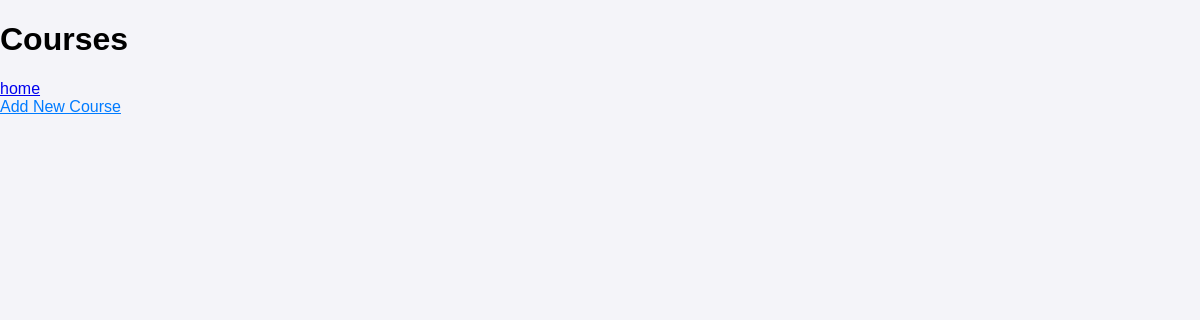
/sudo/course/, run on an earlier commit of the app's database.
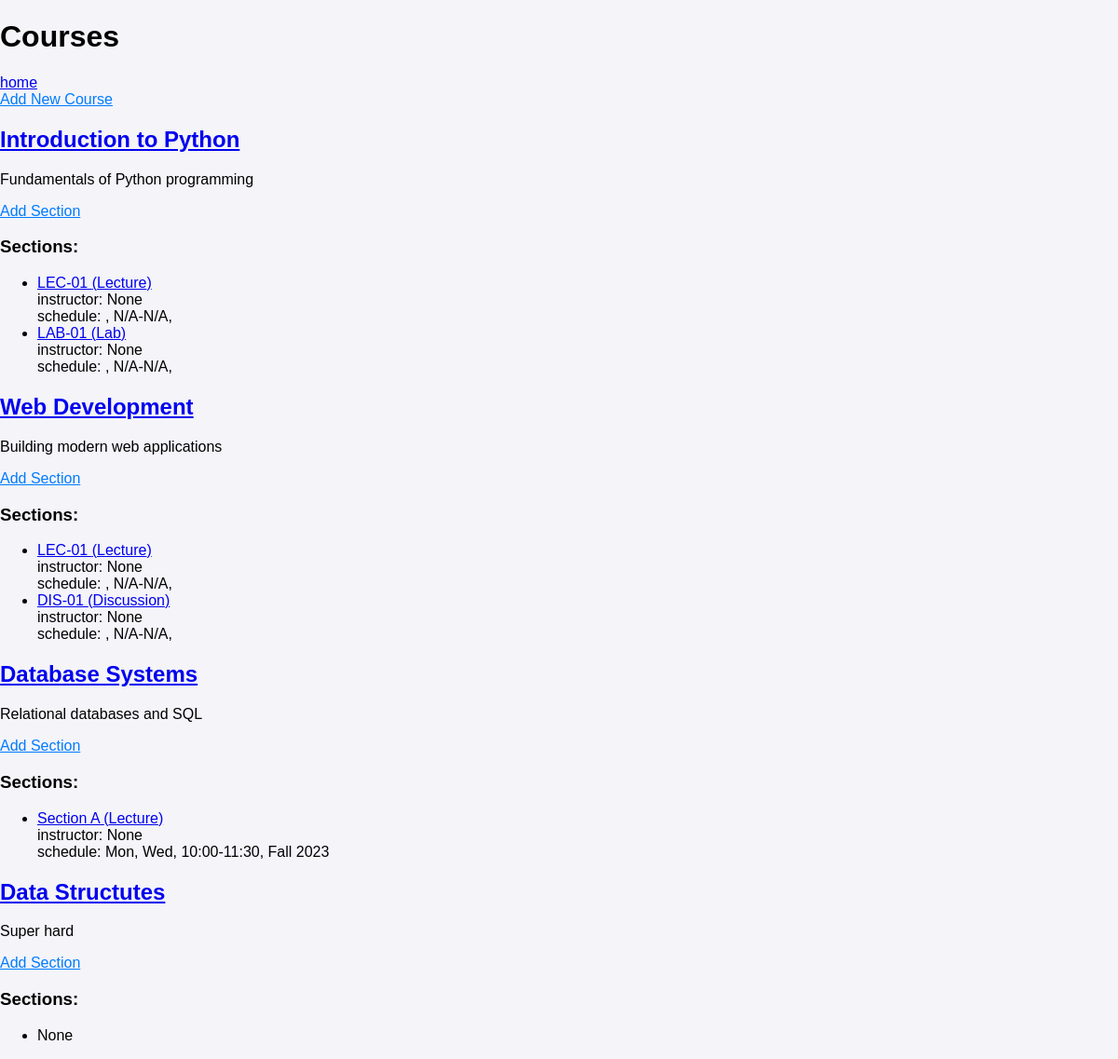
And on a later commit of the database.
### webapp/models/courses.py (models this page shows, shortened)
class Course(models.Model):
    name = models.CharField(default=None, max_length=50)
    description = models.TextField(blank=True)

### webapp/models/section.py (models this page shows, shortened)
class Section(models.Model):
    name = models.CharField(max_length=100)
    schedule = models.JSONField(default=dict)
    section_type = models.CharField(
        max_length=3,
        choices=SectionType,
        default=SectionType.LECTURE,
    )
    course = models.ForeignKey('Course', on_delete=models.CASCADE, related_name='sections')
    instructor = models.ForeignKey(
        settings.AUTH_USER_MODEL,
        on_delete=models.SET_NULL,
        null=True,
        blank=True,
        related_name='sections_taught'
    )
    main_section = models.ForeignKey(
        'self',
        null=True,
        blank=True,
        on_delete=models.CASCADE,
        related_name='sub_sections'
    )
    class Meta:
        unique_together = (
            ('course', 'name'),
            ('main_section', 'name'),
        )

### webapp/views/admin.py (the view)
# urls.py: path('sudo/course/', views.courses_list, name='courses_list'),
def courses_list(request):
    courses = Course.objects.all().prefetch_related('sections')
    return render(request, 'admin_pages/list_course.html', {'courses': courses})

### webapp/templatetags/site_tags.py (called while the page is built)
@register.filter
def format_schedule(schedule):
    return (
        f"{', '.join(schedule.get('days', []))}, "
        f"{schedule.get('start_time', 'N/A')}-{schedule.get('end_time', 'N/A')}, "
        f"{schedule.get('semester', '')} {schedule.get('year', '')}"
    )

### templates/admin_pages/list_course.html (shortened to what this page needs)
{% extends "master.html" %}
{% load static %}
{% load site_tags %}
{% block includes %}
    <link rel="stylesheet" href="{% static 'css/base_theme.css' %}">
{% endblock %}
{% block content %}
    <h1>Courses</h1>
    <a href="{% url 'admin_home' %}">home</a><br>
    <a href="{% url 'add_course' %}" class="btn">Add New Course</a>
    {% for course in courses %}
    <div class="course-card">
        <h2>
            <a href="{% url 'edit_course' course.id %}">{{ course.name }}</a>
        </h2>
        <p>{{ course.description }}</p>
        <a href="{% url 'add_section' course.id %}" class="btn">
            Add Section
        </a>
        <div class="sections-list">
            <h3>Sections:</h3>
            <ul>
                {% for section in course.sections.all %}
                <li>
                    <a href="{% url 'edit_section' section.id %}">
                        {{ section.name }} ({{ section.get_section_type_display }})
                    </a>
                    <div class="schedule">
                        instructor: {{ section.instructor }}<br>
                        schedule: {{ section.schedule|format_schedule }}
                    </div>
                </li>
                {% empty %}
                    <li>None</li>
                {% endfor %}
            </ul>
        </div>
    </div>
{% endfor %}
{% endblock %}

### templates/master.html (shortened to what this page needs)
<!DOCTYPE html>
<html lang="en">
<head>
    {% block includes %}
    {% endblock %}
</head>
<body>
{% block content %}
{% endblock %}
</body>
</html>

### templates/static/css/base_theme.css (style rules this page uses)
body { font-family: Arial, sans-serif; margin: 0; padding: 0; background-color: #f4f4f9; }
.btn { background: none; border: none; color: #007bff; text-decoration: underline; cursor: pointer; font: inherit; padding: 0; margin: 0; }

What changed in the data, as far as the page shows it:
added Course: name "Introduction to Python", description "Fundamentals of Python programming"
added Section: name "LEC-01", section_type "Lecture", instructor "None", schedule ", N/A-N/A,", shown under "Introduction to Python"
added Section: name "LAB-01", section_type "Lab", instructor "None", schedule ", N/A-N/A,", shown under "Introduction to Python"
added Course: name "Web Development", description "Building modern web applications"
added Section: name "LEC-01", section_type "Lecture", instructor "None", schedule ", N/A-N/A,", shown under "Web Development"
added Section: name "DIS-01", section_type "Discussion", instructor "None", schedule ", N/A-N/A,", shown under "Web Development"
added Course: name "Database Systems", description "Relational databases and SQL"
added Section: name "Section A", section_type "Lecture", instructor "None", schedule "Mon, Wed, 10:00-11:30, Fall 2023", shown under "Database Systems"
added Course: name "Data Structutes", description "Super hard"
